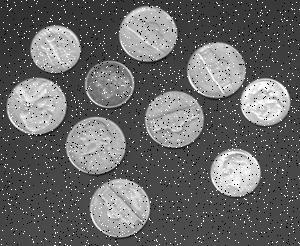
%> input picture Course 2 Practice Files/noisyCoins.jpg, 300 x 246 px
$ octave --eval "result = segmentImagecrack154v2(imread('noisyCoins.jpg'));"   (GNU Octave 9; MATLAB toolbox functions it lacks are replaced by stand-ins)
%> lines starting %> are read from the running program, lines starting %| are printed output that depends on the picture; in (x1, y1, x2, y2) boxes, pixels count from 0 and x2, y2 are one past the last pixel; in counts of white or black regions, pixels touching at a corner belong together; the program's own positions count from 1
function [BW,maskedImage] = segmentImagecrack154v2(X)
%segmentImage Segment image using auto-generated code from Image Segmenter app
%  [BW,MASKEDIMAGE] = segmentImage(X) segments image X using auto-generated
%  code from the Image Segmenter app. The final segmentation is returned in
%  BW, and a masked image is returned in MASKEDIMAGE.

% Auto-generated by imageSegmenter app on 09-Sep-2023
%----------------------------------------------------


X  = im2gray(X);
%> X is the input picture: size 246x300 uint8; min 0, max 255, mean 104.2

% Threshold image with global threshold
BW = imbinarize(im2gray(X));
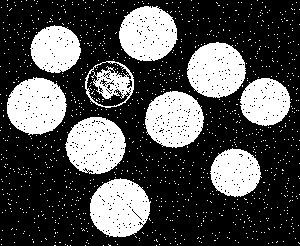
%> BW: size 246x300 logical; 31% white; 1116 white regions (1106 under 20 px), largest, box (x1, y1, x2, y2) and area: (90, 178, 151, 237) 2672, (7, 77, 67, 135) 2597, (65, 117, 126, 174) 2566

% Invert mask
BW = imcomplement(BW);

% Close mask with default
radius = 4;
decomposition = 0;
se = strel('disk', radius, decomposition);
BW = imclose(BW, se);
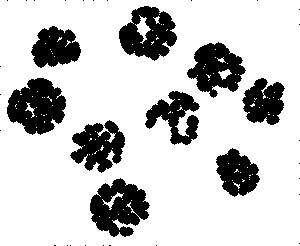
%> BW: size 246x300 logical; 78.5% white; 35 black regions (26 under 20 px), largest, box (x1, y1, x2, y2) and area: (7, 78, 66, 135) 2278, (90, 178, 150, 237) 2215, (119, 6, 177, 61) 1994

% Open mask with line
length = 14.000000;
angle = 45.000000;
se = strel('line', length, angle);
BW = imopen(BW, se);
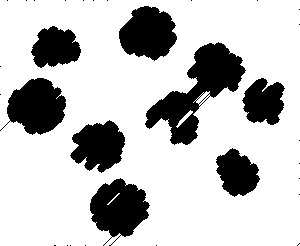
%> BW: size 246x300 logical; 76.3% white; 31 black regions (23 under 20 px), largest, box (x1, y1, x2, y2) and area: (145, 42, 246, 145) 3965, (90, 178, 150, 246) 2472, (0, 78, 66, 135) 2421

% Create masked image.
maskedImage = X;
maskedImage(~BW) = 0;
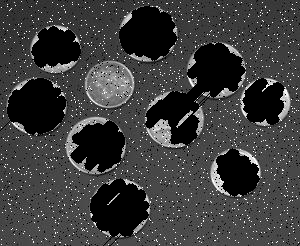
%> maskedImage: size 246x300 uint8; min 0, max 255, mean 60.2
end
